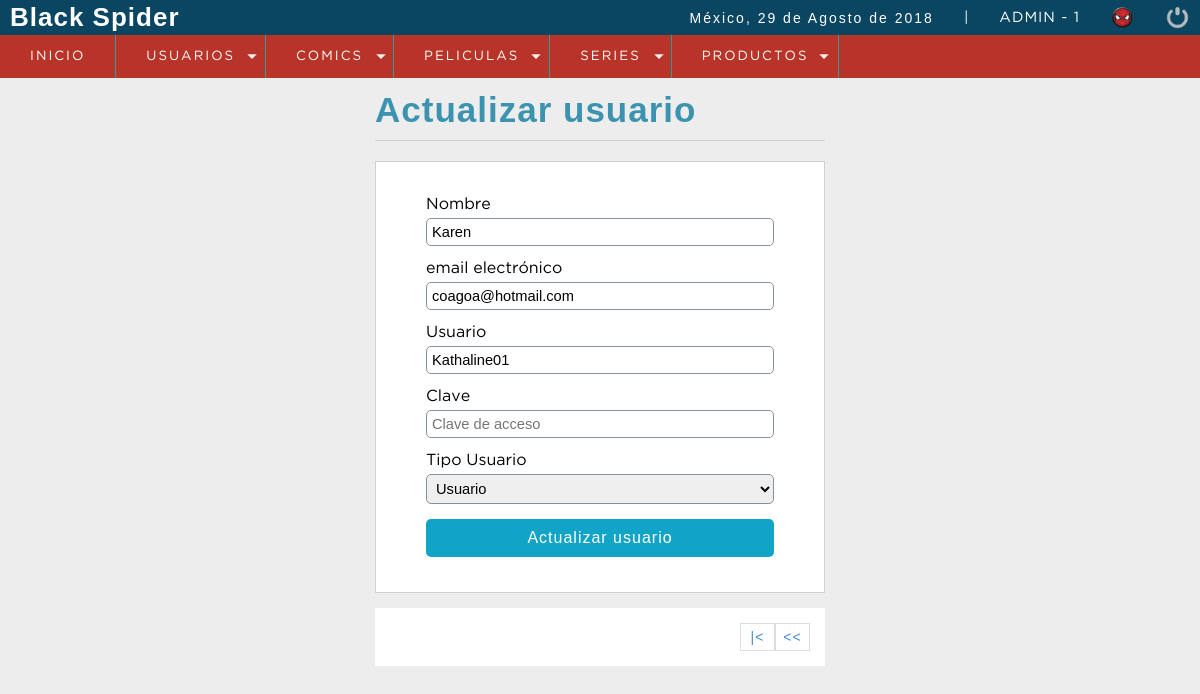
The app's page /BDSpidey/sistema/editar_usuario.php?id=4 (signed in) with its own data.
### tables this page shows
CREATE TABLE `usuario` (
  `idusuario` int(11) NOT NULL,
  `nombre` varchar(100) NOT NULL,
  `email` varchar(100) NOT NULL,
  `clave` varchar(100) NOT NULL,
  `usuario` varchar(100) NOT NULL,
  `rol` int(11) NOT NULL
);

CREATE TABLE `rol` (
  `idrol` int(11) NOT NULL,
  `rol` varchar(100) NOT NULL
);

### BDSpidey/sistema/editar_usuario.php (the view, shortened to what this page needs)
<?php
	include "../conexion.php";
	$iduser = $_GET['id'];
	$sql= mysqli_query($conection,"SELECT u.idusuario, u.nombre,u.email,u.usuario, (u.rol) as idrol, (r.rol) as rol
									FROM usuario u
									INNER JOIN rol r
									on u.rol = r.idrol
									WHERE idusuario= $iduser ");
	$result_sql = mysqli_num_rows($sql);
	if($result_sql == 0){
		header('Location: lista_usuarios.php');
	}else{
		$option = '';
		while ($data = mysqli_fetch_array($sql)) {
			$nombre  = $data['nombre'];
			$email  = $data['email'];
			$usuario = $data['usuario'];
			$idrol   = $data['idrol'];
			$rol     = $data['rol'];
			if($idrol == 1){
				$option = '<option value="'.$idrol.'" select>'.$rol.'</option>';
			}else if($idrol == 2){
				$option = '<option value="'.$idrol.'" select>'.$rol.'</option>';
			}else if($idrol == 3){
				$option = '<option value="'.$idrol.'" select>'.$rol.'</option>';
			}
		}
	}
 ?>
<!DOCTYPE html>
<html lang="en">
<head>
	<?php include "includes/scripts.php"; ?>
</head>
<body>
	<?php include "includes/header.php"; ?>
	<section id="container">
		<div class="form_register">
			<h1>Actualizar usuario</h1>
			<hr>
			<form action="" method="post">
				<label for="nombre">Nombre</label>
				<input type="text" name="nombre" id="nombre" placeholder="Nombre completo" value="<?php echo $nombre; ?>">
				<label for="email">email electrónico</label>
				<input type="email" name="email" id="email" placeholder="email electrónico" value="<?php echo $email; ?>">
				<label for="usuario">Usuario</label>
				<input type="text" name="usuario" id="usuario" placeholder="Usuario" value="<?php echo $usuario; ?>">
				<label for="clave">Clave</label>
				<input type="password" name="clave" id="clave" placeholder="Clave de acceso">
				<label for="rol">Tipo Usuario</label>
				<select name="rol" id="rol" class="notItemOne">
					<?php
						echo $option;
					?>
				</select>
				<input type="submit" value="Actualizar usuario" class="btn_save">
			</form>
			<div class="paginador">
			<ul>
			<?php
				if($pagina != 1)
				{
			 ?>
				<li><a href="?pagina=<?php echo 1; ?>">|<</a></li>
				<li><a href="?pagina=<?php echo $pagina-1; ?>"><<</a></li>
			<?php
				}
			 ?>
			</ul>
		</div>
		</div>
	</section>
</body>
</html>

### BDSpidey/sistema/css/styl.css (style rules this page uses)
* { margin: 0; padding: 0; box-sizing: border-box; }
body { background: #ededed; }
h1, h2, h3, h4, h5, h6 { font-family: 'arial'; font-weight: bold; letter-spacing: 1px; }
h1 { font-size: 26px; }
a { text-decoration: none; font-family: arial; letter-spacing: 1px; }
#container { padding: 90px 15px 15px; }
.form_register { width: 450px; margin: auto; }
.form_register h1 { color: #3c93b0; }
hr { border: 0; background: #CCC; height: 1px; margin: 10px 0; display: block; }
form { background: #FFF; margin: auto; padding: 20px 50px; border: 1px solid #d1d1d1; }
label { display: block; font-size: 12pt; font-family: 'GothamBook'; margin: 15px auto 5px auto; }
input,select { display: block; width: 100%; font-size: 11pt; padding: 5px; border: 1px solid #85929e; border-radius: 5px; }
.notItemOne option:first-child { display: none; }
.btn_save { font-size: 12pt; background: #12a4c6; padding: 10px; color: #FFF; letter-spacing: 1px; border: 0; cursor: pointer; margin: 15px auto; }
#container h1 { font-size: 35px; display: inline-block; }
.paginador ul { padding: 15px; list-style: none; background: #FFF; margin-top: 15px; display: -webkit-flex; display: -moz-flex; display: -ms-flex; display: -o-flex; display: flex; justify-content: flex-end; }
.paginador a, .pageSelected { color: #428bca; border: 1px solid #ddd; padding: 5px; display: inline-block; font-size: 14px; text-align: center; width: 35px; }

### records on screen
usuario: nombre "Karen", email "coagoa@hotmail.com", usuario "Kathaline01", rol "Usuario"

### other values on screen
fechaC() "29 de Agosto de 2018"
$_SESSION['usuario'] "ADMIN"
$_SESSION['rol'] "1"
